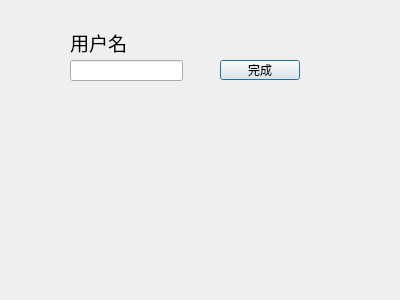
<?xml version="1.0" encoding="UTF-8"?>
<ui version="4.0">
 <class>choose</class>
 <widget class="QDialog" name="choose">
  <property name="geometry">
   <rect>
    <x>0</x>
    <y>0</y>
    <width>400</width>
    <height>300</height>
   </rect>
  </property>
  <property name="windowTitle">
   <string>Dialog</string>
  </property>
  <widget class="QPushButton" name="pushButton">
   <property name="geometry">
    <rect>
     <x>220</x>
     <y>60</y>
     <width>80</width>
     <height>20</height>
    </rect>
   </property>
   <property name="text">
    <string>完成</string>
   </property>
  </widget>
  <widget class="QLineEdit" name="lineEdit">
   <property name="geometry">
    <rect>
     <x>70</x>
     <y>60</y>
     <width>113</width>
     <height>21</height>
    </rect>
   </property>
  </widget>
  <widget class="QLabel" name="label">
   <property name="geometry">
    <rect>
     <x>70</x>
     <y>32</y>
     <width>61</width>
     <height>21</height>
    </rect>
   </property>
   <property name="font">
    <font>
     <family>华文中宋</family>
     <pointsize>14</pointsize>
    </font>
   </property>
   <property name="text">
    <string>用户名</string>
   </property>
  </widget>
 </widget>
 <resources/>
 <connections/>
</ui>
